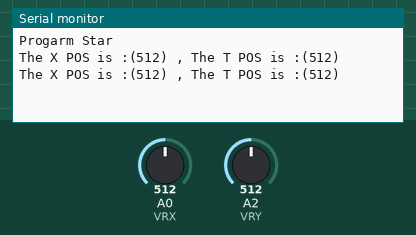
Recording of a sketch running on a simulated Arduino Uno, built with avr-gcc and run on an emulated ATmega328P. Shown: the last lines printed to the serial monitor. The inputs (shaded band) are chosen by the test bench; at power-on: A0 (VRX) = 512, A2 (VRY) = 512.

Above: at 1.8 s.
1.9 s: A0 (VRX) set to 716
At 2.8 s:
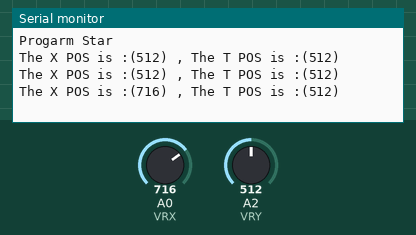
3.4 s: A2 (VRY) set to 716
At 4.3 s:
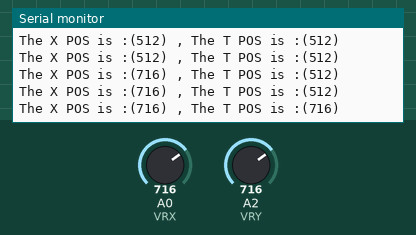
4.9 s: A0 (VRX) set to 900
At 5.8 s:
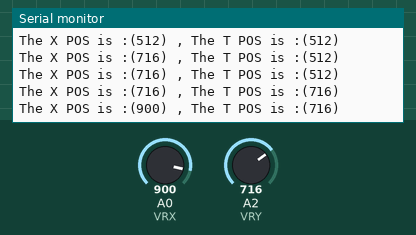
6.4 s: A2 (VRY) set to 900
At 7.8 s:
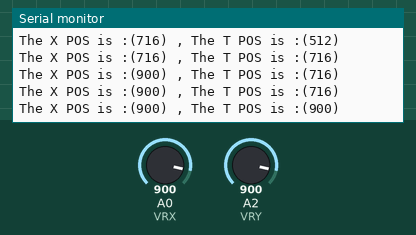
Timing chart, 0 to 8.9 s (numbered marks = the images above; inputs shaded):
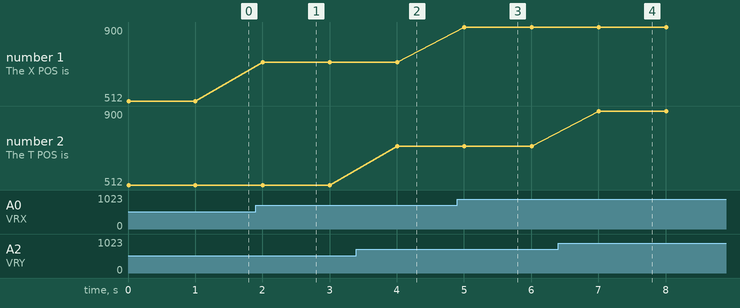

The sketch:

PS2_Joystick.ino
```cpp
#define VRX A0
#define VRY A2

void setup() {
  // put your setup code here, to run once:
    Serial.begin(9600) ;
    Serial.println("Progarm Star") ;


}

void loop() {
  // put your main code here, to run repeatedly:
      int Xvalue =0 ;
      int Yvalue = 0 ;
      Xvalue = analogRead(VRX) ;
      Yvalue = analogRead(VRY) ;
   Serial.print("The X POS is :(") ;
    Serial.print(Xvalue) ;
     Serial.print(") , ") ;
     Serial.print("The T POS is :(") ;
    Serial.print(Yvalue) ;
     Serial.print(") \n") ;
   delay(1000) ;
}
```

Measured:
- after the input at 1.9 s, the serial monitor: prints a new line after 0.10 s (image 1)
- after the input at 3.4 s, the serial monitor: prints a new line after 0.60 s (image 2)
- after the input at 4.9 s, the serial monitor: prints a new line after 0.10 s (image 3)
- after the input at 6.4 s, the serial monitor: prints a new line after 0.61 s (image 4)
- plotted number 1: 512 → 716 after the input at 1.9 s, 716 → 900 after the input at 4.9 s
